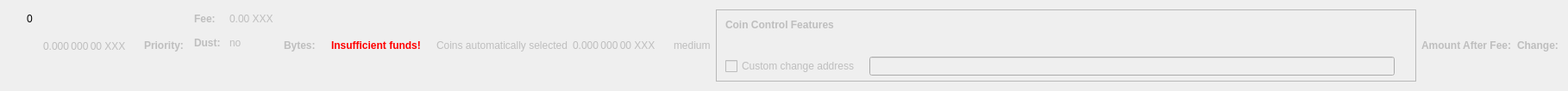
    <widget class="QWidget" name="dummyHideWidget" native="true">
     <property name="maximumSize">
      <size>
       <width>100</width>
       <height>22</height>
      </size>
     </property>
     <layout class="QHBoxLayout" name="dummyHideLayout">
      <item>
       <layout class="QFormLayout" name="formLayoutCoinControl1">
        <property name="horizontalSpacing">
         <number>10</number>
        </property>
        <property name="verticalSpacing">
         <number>14</number>
        </property>
        <property name="leftMargin">
         <number>10</number>
        </property>
        <property name="topMargin">
         <number>4</number>
        </property>
        <property name="rightMargin">
         <number>6</number>
        </property>
        <item row="0" column="1">
         <widget class="QLabel" name="labelCoinControlBytes">
          <property name="cursor">
           <cursorShape>IBeamCursor</cursorShape>
          </property>
          <property name="contextMenuPolicy">
           <enum>Qt::ActionsContextMenu</enum>
          </property>
          <property name="text">
           <string notr="true">0</string>
          </property>
          <property name="textInteractionFlags">
           <set>Qt::LinksAccessibleByMouse|Qt::TextSelectableByKeyboard|Qt::TextSelectableByMouse</set>
          </property>
         </widget>
        </item>
       </layout>
      </item>
      <item>
       <widget class="QLabel" name="labelCoinControlAfterFee">
        <property name="enabled">
         <bool>false</bool>
        </property>
        <property name="sizePolicy">
         <sizepolicy hsizetype="Fixed" vsizetype="Fixed">
          <horstretch>0</horstretch>
          <verstretch>0</verstretch>
         </sizepolicy>
        </property>
        <property name="minimumSize">
         <size>
          <width>111</width>
          <height>12</height>
         </size>
        </property>
        <property name="maximumSize">
         <size>
          <width>111</width>
          <height>12</height>
         </size>
        </property>
        <property name="cursor">
         <cursorShape>IBeamCursor</cursorShape>
        </property>
        <property name="contextMenuPolicy">
         <enum>Qt::ActionsContextMenu</enum>
        </property>
        <property name="text">
         <string notr="true">0.000 000 00 XXX</string>
        </property>
        <property name="textInteractionFlags">
         <set>Qt::LinksAccessibleByMouse|Qt::TextSelectableByKeyboard|Qt::TextSelectableByMouse</set>
        </property>
       </widget>
      </item>
      <item>
       <widget class="QLabel" name="labelCoinControlPriorityText">
        <property name="enabled">
         <bool>false</bool>
        </property>
        <property name="font">
         <font>
          <weight>75</weight>
          <bold>true</bold>
         </font>
        </property>
        <property name="text">
         <string>Priority:</string>
        </property>
       </widget>
      </item>
      <item>
       <layout class="QHBoxLayout" name="horizontalLayout"/>
      </item>
      <item>
       <layout class="QFormLayout" name="formLayoutCoinControl3">
        <property name="horizontalSpacing">
         <number>10</number>
        </property>
        <property name="verticalSpacing">
         <number>14</number>
        </property>
        <property name="leftMargin">
         <number>6</number>
        </property>
        <property name="topMargin">
         <number>4</number>
        </property>
        <property name="rightMargin">
         <number>6</number>
        </property>
        <item row="0" column="0">
         <widget class="QLabel" name="labelCoinControlFeeText">
          <property name="enabled">
           <bool>false</bool>
          </property>
          <property name="font">
           <font>
            <weight>75</weight>
            <bold>true</bold>
           </font>
          </property>
          <property name="text">
           <string>Fee:</string>
          </property>
          <property name="margin">
           <number>0</number>
          </property>
         </widget>
        </item>
        <item row="0" column="1">
         <widget class="QLabel" name="labelCoinControlFee">
          <property name="enabled">
           <bool>false</bool>
          </property>
          <property name="cursor">
           <cursorShape>IBeamCursor</cursorShape>
          </property>
          <property name="contextMenuPolicy">
           <enum>Qt::ActionsContextMenu</enum>
          </property>
          <property name="text">
           <string notr="true">0.00 XXX</string>
          </property>
          <property name="textInteractionFlags">
           <set>Qt::LinksAccessibleByMouse|Qt::TextSelectableByKeyboard|Qt::TextSelectableByMouse</set>
          </property>
         </widget>
        </item>
        <item row="1" column="0">
         <widget class="QLabel" name="labelCoinControlLowOutputText">
          <property name="enabled">
           <bool>false</bool>
          </property>
          <property name="font">
           <font>
            <weight>75</weight>
            <bold>true</bold>
           </font>
          </property>
          <property name="text">
           <string>Dust:</string>
          </property>
         </widget>
        </item>
        <item row="1" column="1">
         <widget class="QLabel" name="labelCoinControlLowOutput">
          <property name="enabled">
           <bool>false</bool>
          </property>
          <property name="cursor">
           <cursorShape>IBeamCursor</cursorShape>
          </property>
          <property name="contextMenuPolicy">
           <enum>Qt::ActionsContextMenu</enum>
          </property>
          <property name="text">
           <string>no</string>
          </property>
          <property name="textInteractionFlags">
           <set>Qt::LinksAccessibleByMouse|Qt::TextSelectableByKeyboard|Qt::TextSelectableByMouse</set>
          </property>
         </widget>
        </item>
       </layout>
      </item>
      <item>
       <widget class="QLabel" name="labelCoinControlBytesText">
        <property name="enabled">
         <bool>false</bool>
        </property>
        <property name="font">
         <font>
          <weight>75</weight>
          <bold>true</bold>
         </font>
        </property>
        <property name="text">
         <string>Bytes:</string>
        </property>
       </widget>
      </item>
      <item>
       <layout class="QFormLayout" name="formLayoutCoinControl2">
        <property name="horizontalSpacing">
         <number>10</number>
        </property>
        <property name="verticalSpacing">
         <number>14</number>
        </property>
        <property name="leftMargin">
         <number>6</number>
        </property>
        <property name="topMargin">
         <number>4</number>
        </property>
        <property name="rightMargin">
         <number>6</number>
        </property>
       </layout>
      </item>
      <item>
       <layout class="QHBoxLayout" name="horizontalLayoutCoinControl2">
        <property name="spacing">
         <number>8</number>
        </property>
        <property name="bottomMargin">
         <number>10</number>
        </property>
       </layout>
      </item>
      <item>
       <widget class="QLabel" name="labelCoinControlInsuffFunds">
        <property name="enabled">
         <bool>false</bool>
        </property>
        <property name="minimumSize">
         <size>
          <width>0</width>
          <height>0</height>
         </size>
        </property>
        <property name="font">
         <font>
          <weight>75</weight>
          <bold>true</bold>
         </font>
        </property>
        <property name="styleSheet">
         <string notr="true">color:red;font-weight:bold;</string>
        </property>
        <property name="text">
         <string>Insufficient funds!</string>
        </property>
        <property name="margin">
         <number>5</number>
        </property>
       </widget>
      </item>
      <item>
       <layout class="QFormLayout" name="formLayoutCoinControl4">
        <property name="horizontalSpacing">
         <number>10</number>
        </property>
        <property name="verticalSpacing">
         <number>14</number>
        </property>
        <property name="leftMargin">
         <number>6</number>
        </property>
        <property name="topMargin">
         <number>4</number>
        </property>
        <property name="rightMargin">
         <number>6</number>
        </property>
       </layout>
      </item>
      <item>
       <widget class="QLabel" name="labelCoinControlAutomaticallySelected">
        <property name="enabled">
         <bool>false</bool>
        </property>
        <property name="sizePolicy">
         <sizepolicy hsizetype="Fixed" vsizetype="Fixed">
          <horstretch>0</horstretch>
          <verstretch>0</verstretch>
         </sizepolicy>
        </property>
        <property name="minimumSize">
         <size>
          <width>0</width>
          <height>0</height>
         </size>
        </property>
        <property name="maximumSize">
         <size>
          <width>240</width>
          <height>16777215</height>
         </size>
        </property>
        <property name="text">
         <string>Coins automatically selected</string>
        </property>
        <property name="margin">
         <number>5</number>
        </property>
       </widget>
      </item>
      <item>
       <widget class="QLabel" name="labelCoinControlChange">
        <property name="enabled">
         <bool>false</bool>
        </property>
        <property name="sizePolicy">
         <sizepolicy hsizetype="Fixed" vsizetype="Fixed">
          <horstretch>0</horstretch>
          <verstretch>0</verstretch>
         </sizepolicy>
        </property>
        <property name="minimumSize">
         <size>
          <width>111</width>
          <height>0</height>
         </size>
        </property>
        <property name="maximumSize">
         <size>
          <width>111</width>
          <height>16777215</height>
         </size>
        </property>
        <property name="cursor">
         <cursorShape>IBeamCursor</cursorShape>
        </property>
        <property name="contextMenuPolicy">
         <enum>Qt::ActionsContextMenu</enum>
        </property>
        <property name="text">
         <string notr="true">0.000 000 00 XXX</string>
        </property>
        <property name="textInteractionFlags">
         <set>Qt::LinksAccessibleByMouse|Qt::TextSelectableByKeyboard|Qt::TextSelectableByMouse</set>
        </property>
       </widget>
      </item>
      <item>
       <widget class="QLabel" name="labelCoinControlPriority">
        <property name="enabled">
         <bool>false</bool>
        </property>
        <property name="cursor">
         <cursorShape>IBeamCursor</cursorShape>
        </property>
        <property name="contextMenuPolicy">
         <enum>Qt::ActionsContextMenu</enum>
        </property>
        <property name="text">
         <string>medium</string>
        </property>
        <property name="textInteractionFlags">
         <set>Qt::LinksAccessibleByMouse|Qt::TextSelectableByKeyboard|Qt::TextSelectableByMouse</set>
        </property>
       </widget>
      </item>
      <item>
       <widget class="QFrame" name="frameCoinControl">
        <property name="sizePolicy">
         <sizepolicy hsizetype="Expanding" vsizetype="Expanding">
          <horstretch>0</horstretch>
          <verstretch>0</verstretch>
         </sizepolicy>
        </property>
        <property name="maximumSize">
         <size>
          <width>16777215</width>
          <height>16777215</height>
         </size>
        </property>
        <property name="frameShape">
         <enum>QFrame::StyledPanel</enum>
        </property>
        <property name="frameShadow">
         <enum>QFrame::Sunken</enum>
        </property>
        <layout class="QVBoxLayout" name="verticalLayoutCoinControl2_2">
         <property name="spacing">
          <number>0</number>
         </property>
         <property name="leftMargin">
          <number>0</number>
         </property>
         <property name="topMargin">
          <number>0</number>
         </property>
         <property name="rightMargin">
          <number>0</number>
         </property>
         <property name="bottomMargin">
          <number>6</number>
         </property>
         <item>
          <layout class="QVBoxLayout" name="verticalLayoutCoinControl" stretch="0,0,0,1">
           <property name="spacing">
            <number>0</number>
           </property>
           <property name="leftMargin">
            <number>10</number>
           </property>
           <property name="topMargin">
            <number>10</number>
           </property>
           <item>
            <layout class="QHBoxLayout" name="horizontalLayoutCoinControl1">
             <property name="bottomMargin">
              <number>15</number>
             </property>
             <item>
              <widget class="QLabel" name="labelCoinControlFeatures">
               <property name="enabled">
                <bool>false</bool>
               </property>
               <property name="sizePolicy">
                <sizepolicy hsizetype="Preferred" vsizetype="Maximum">
                 <horstretch>0</horstretch>
                 <verstretch>0</verstretch>
                </sizepolicy>
               </property>
               <property name="font">
                <font>
                 <weight>75</weight>
                 <bold>true</bold>
                </font>
               </property>
               <property name="styleSheet">
                <string notr="true">font-weight:bold;</string>
               </property>
               <property name="text">
                <string>Coin Control Features</string>
               </property>
              </widget>
             </item>
            </layout>
           </item>
           <item>
            <widget class="QWidget" name="widgetCoinControl" native="true">
             <property name="sizePolicy">
              <sizepolicy hsizetype="Preferred" vsizetype="Preferred">
               <horstretch>0</horstretch>
               <verstretch>0</verstretch>
              </sizepolicy>
             </property>
             <property name="minimumSize">
              <size>
               <width>0</width>
               <height>0</height>
              </size>
             </property>
             <property name="styleSheet">
              <string notr="true"/>
             </property>
             <layout class="QHBoxLayout" name="horizontalLayoutCoinControl5_2">
              <property name="leftMargin">
               <number>0</number>
              </property>
              <property name="topMargin">
               <number>0</number>
              </property>
              <property name="rightMargin">
               <number>0</number>
              </property>
              <property name="bottomMargin">
               <number>0</number>
              </property>
              <item>
               <layout class="QHBoxLayout" name="horizontalLayoutCoinControl3">
                <property name="spacing">
                 <number>20</number>
                </property>
                <property name="topMargin">
                 <number>0</number>
                </property>
                <property name="bottomMargin">
                 <number>10</number>
                </property>
               </layout>
              </item>
             </layout>
            </widget>
           </item>
           <item>
            <layout class="QHBoxLayout" name="horizontalLayoutCoinControl4" stretch="0,0,0">
             <property name="spacing">
              <number>12</number>
             </property>
             <property name="sizeConstraint">
              <enum>QLayout::SetDefaultConstraint</enum>
             </property>
             <property name="topMargin">
              <number>5</number>
             </property>
             <property name="rightMargin">
              <number>5</number>
             </property>
             <item>
              <widget class="QCheckBox" name="checkBoxCoinControlChange">
               <property name="enabled">
                <bool>false</bool>
               </property>
               <property name="toolTip">
                <string>If this is activated, but the change address is empty or invalid, change will be sent to a newly generated address.</string>
               </property>
               <property name="text">
                <string>Custom change address</string>
               </property>
              </widget>
             </item>
             <item>
              <widget class="QValidatedLineEdit" name="lineEditCoinControlChange">
               <property name="enabled">
                <bool>false</bool>
               </property>
               <property name="sizePolicy">
                <sizepolicy hsizetype="Expanding" vsizetype="Fixed">
                 <horstretch>0</horstretch>
                 <verstretch>0</verstretch>
                </sizepolicy>
               </property>
              </widget>
             </item>
             <item>
              <widget class="QLabel" name="labelCoinControlChangeLabel_2">
               <property name="sizePolicy">
                <sizepolicy hsizetype="Preferred" vsizetype="Expanding">
                 <horstretch>0</horstretch>
                 <verstretch>0</verstretch>
                </sizepolicy>
               </property>
               <property name="minimumSize">
                <size>
                 <width>0</width>
                 <height>0</height>
                </size>
               </property>
               <property name="text">
                <string/>
               </property>
               <property name="margin">
                <number>3</number>
               </property>
              </widget>
             </item>
            </layout>
           </item>
           <item>
            <spacer name="verticalSpacerCoinControl">
             <property name="orientation">
              <enum>Qt::Vertical</enum>
             </property>
             <property name="sizeHint" stdset="0">
              <size>
               <width>800</width>
               <height>1</height>
              </size>
             </property>
            </spacer>
           </item>
          </layout>
         </item>
        </layout>
       </widget>
      </item>
      <item>
       <widget class="QLabel" name="labelCoinControlAfterFeeText">
        <property name="enabled">
         <bool>false</bool>
        </property>
        <property name="minimumSize">
         <size>
          <width>0</width>
          <height>0</height>
         </size>
        </property>
        <property name="maximumSize">
         <size>
          <width>16777215</width>
          <height>16777215</height>
         </size>
        </property>
        <property name="font">
         <font>
          <weight>75</weight>
          <bold>true</bold>
         </font>
        </property>
        <property name="text">
         <string>Amount After Fee:</string>
        </property>
        <property name="alignment">
         <set>Qt::AlignLeading|Qt::AlignLeft|Qt::AlignVCenter</set>
        </property>
        <property name="margin">
         <number>0</number>
        </property>
       </widget>
      </item>
      <item>
       <widget class="QLabel" name="labelCoinControlChangeText">
        <property name="enabled">
         <bool>false</bool>
        </property>
        <property name="sizePolicy">
         <sizepolicy hsizetype="Preferred" vsizetype="Preferred">
          <horstretch>0</horstretch>
          <verstretch>0</verstretch>
         </sizepolicy>
        </property>
        <property name="minimumSize">
         <size>
          <width>0</width>
          <height>0</height>
         </size>
        </property>
        <property name="maximumSize">
         <size>
          <width>16777215</width>
          <height>16777215</height>
         </size>
        </property>
        <property name="font">
         <font>
          <weight>75</weight>
          <bold>true</bold>
         </font>
        </property>
        <property name="text">
         <string>Change:</string>
        </property>
        <property name="alignment">
         <set>Qt::AlignLeading|Qt::AlignLeft|Qt::AlignVCenter</set>
        </property>
       </widget>
      </item>
     </layout>
    </widget>
